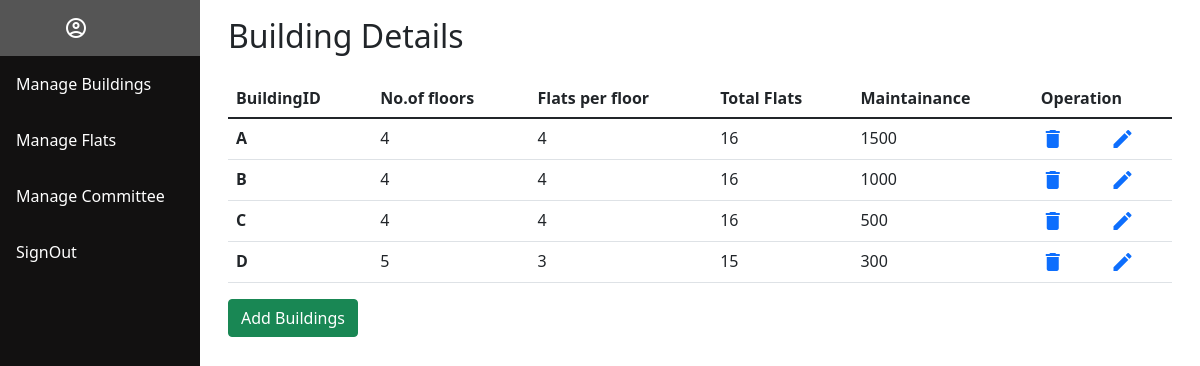
Screenshot of /admin/managebuilding.php with the database file from the repository.
### tables this page shows
CREATE TABLE `buildingtb` (
  `b_id` varchar(255) NOT NULL,
  `no_of_floors` int(11) NOT NULL,
  `flats_per_floor` int(11) NOT NULL,
  `total_flats` int(11) NOT NULL,
  `maintainance` int(11) NOT NULL
);

### admin/managebuilding.php (the view, shortened to what this page needs)
<?php
include "./sidebar.php";
?>
<head>
    <link rel="stylesheet" href="../css/anchortag.css">
</head>
<div class="content">
    <div class="container">
        <?php
        $sql = "select * from buildingTB";
        include "connection.php";
        $response = mysqli_query($con, $sql);
        if (mysqli_num_rows($response) > 0) {
        ?>
            <h2 class="py-3">Building Details</h2>
            <table class="table ">
                <thead>
                    <tr>
                        <th scope="col">BuildingID</th>
                        <th scope="col">No.of floors</th>
                        <th scope="col">Flats per floor</th>
                        <th scope="col">Total Flats</th>
                        <th scope="col">Maintainance</th>
                        <th scope="col" colspan="2">Operation</th>
                    </tr>
                </thead>
                <tbody>
                    <?php
                    while ($data = mysqli_fetch_assoc($response)) {
                        $dataurl = urlencode(serialize($data));
                    ?>
                        <tr>
                            <th scope="row"><?php echo $data['b_id'] ?></th>
                            <td><?php echo $data['no_of_floors'] ?></td>
                            <td><?php echo $data['flats_per_floor'] ?></td>
                            <td><?php echo $data['total_flats'] ?></td>
                            <td><?php echo $data['maintainance'] ?></td>
                            <td><a class="material-icons" href="./deletebuilding.php?ID=<?php echo $data['b_id'] ?>" onclick="return confirm('Are you sure you want to delete this Building??\nIf you delete this building then data regarding this building will also be deleted.\nDo you want to continue?')">delete</a></td>
                            <td><a class="material-icons" href="./updatebuilding.php?response=<?php echo $dataurl ?>">edit</a></td>
                        </tr>
                    <?php
                    }
                    ?>
                </tbody>
            </table>
            <button type="button" class="btn btn-success" onclick="window.location.href='./addbuilding.php'">Add Buildings</button>
        <?php
        }
        ?>
    </div>
</div>

### css/sidebar.css (style rules this page uses)
div.content { background-color: white; margin-left: 200px; padding: 1px 16px; height: auto; }

### css/anchortag.css (style rules this page uses)
a { text-decoration:none; }

### rows the page displays
buildingtb: b_id "A", no_of_floors "4", flats_per_floor "4", total_flats "16", maintainance "1500"
buildingtb: b_id "B", no_of_floors "4", flats_per_floor "4", total_flats "16", maintainance "1000"
buildingtb: b_id "C", no_of_floors "4", flats_per_floor "4", total_flats "16", maintainance "500"
buildingtb: b_id "D", no_of_floors "5", flats_per_floor "3", total_flats "15", maintainance "300"
